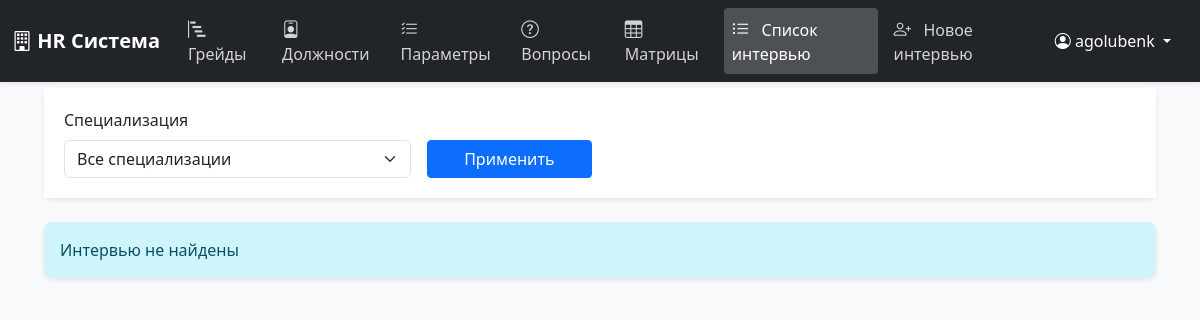
Before: /interviews/ (signed in) with the older database file.
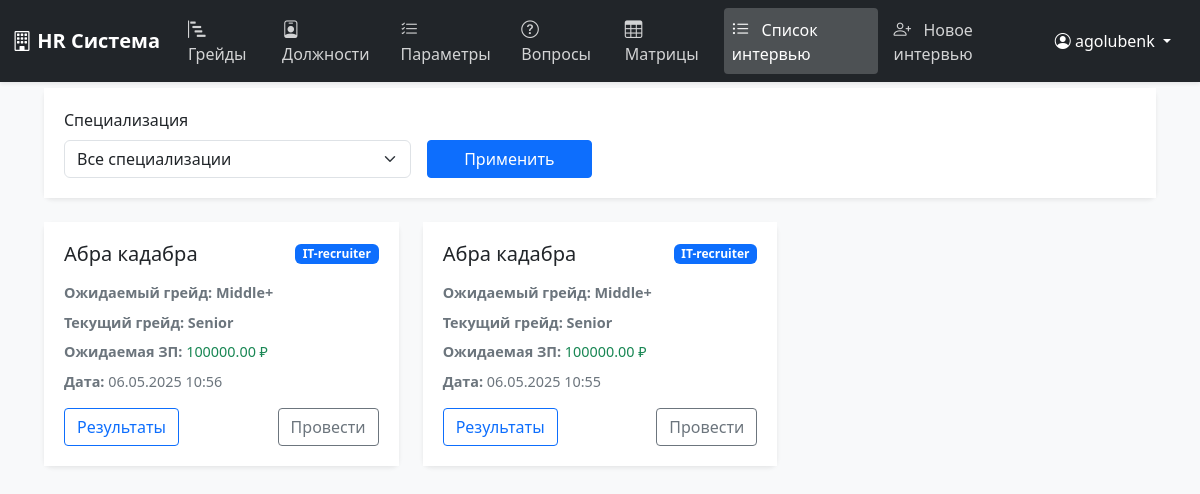
After: the same page with the newer database file.
### positions/models.py (models this page shows, shortened)
class Interview(models.Model):
    position = models.ForeignKey(Position, on_delete=models.CASCADE, verbose_name="Специализация")
    candidate_name = models.CharField(max_length=255, verbose_name="ФИО кандидата")
    expected_grade = models.ForeignKey(Grade, on_delete=models.SET_NULL, null=True, related_name='expected_interviews', verbose_name="Ожидаемый грейд")
    expected_salary = models.DecimalField(max_digits=10, decimal_places=2, verbose_name="Ожидаемая ЗП")
    current_grade = models.ForeignKey(Grade, on_delete=models.SET_NULL, null=True, blank=True, related_name='current_interviews', verbose_name="Текущий грейд")
    general_notes = models.TextField(blank=True, verbose_name="Общие заметки")
    created_at = models.DateTimeField(auto_now_add=True, verbose_name="Дата создания")
    updated_at = models.DateTimeField(auto_now=True, verbose_name="Дата обновления")
    class Meta:
        verbose_name = "Интервью"
        verbose_name_plural = "Интервью"
        ordering = ['-created_at']

class Position(models.Model):
    name = models.CharField(max_length=100, unique=True, verbose_name='Название специализации')
    is_active = models.BooleanField(default=True, verbose_name='Активна')
    class Meta:
        verbose_name = 'Специализация'
        verbose_name_plural = 'Специализации'
        ordering = ['name']

class Grade(models.Model):
    name = models.CharField(max_length=100, verbose_name='Название грейда')
    positions = models.TextField(verbose_name='Должности', blank=True)
    order = models.IntegerField(verbose_name='Порядок', default=0)
    min_score = models.DecimalField(max_digits=5, decimal_places=2, verbose_name='Минимальный балл', default=0)
    max_score = models.DecimalField(max_digits=5, decimal_places=2, verbose_name='Максимальный балл', default=100)
    class Meta:
        verbose_name = 'Грейд'
        verbose_name_plural = 'Грейды'
        ordering = ['order']

### positions/views.py (the view)
# urls.py: path('interviews/', views.InterviewListView.as_view(), name='interview_list'),
class InterviewListView(LoginRequiredMixin, ListView):
    model = Interview
    template_name = 'positions/interview_list.html'
    context_object_name = 'interviews'
    paginate_by = 10
    def get_queryset(self):
        queryset = super().get_queryset()
        position_id = self.request.GET.get('position')
        if position_id:
            queryset = queryset.filter(position_id=position_id)
        return queryset.select_related('position', 'expected_grade', 'current_grade')
    def get_context_data(self, **kwargs):
        context = super().get_context_data(**kwargs)
        context['positions'] = Position.objects.all()
        context['selected_position'] = self.request.GET.get('position')
        return context

### templates/positions/interview_list.html (shortened to what this page needs)
{% extends 'positions/base.html' %}
{% block content %}
<div class="container-fluid">
    <div class="row filter-section">
        <div class="col-12">
            <div class="card">
                <div class="card-body">
                    <form method="get" class="row g-3 align-items-end">
                        <div class="col-md-4">
                            <label for="position" class="form-label">Специализация</label>
                            <select name="position" id="position" class="form-select">
                                <option value="">Все специализации</option>
                            </select>
                        </div>
                        <div class="col-md-2">
                            <button type="submit" class="btn btn-primary w-100">Применить</button>
                        </div>
                    </form>
                </div>
            </div>
        </div>
    </div>
    <div class="row">
        {% for interview in interviews %}
        <div class="col-md-6 col-lg-4">
            <div class="card interview-card">
                <div class="card-body">
                    <div class="interview-header mb-3">
                        <h5 class="card-title mb-0">{{ interview.candidate_name }}</h5>
                        <span class="badge bg-primary">{{ interview.position.name }}</span>
                    </div>
                    <div class="interview-meta mb-3">
                        <div class="mb-2">
                            <strong>Ожидаемый грейд:</strong>
                            <span class="interview-grade">{{ interview.expected_grade.name }}</span>
                        </div>
                        {% if interview.current_grade %}
                        <div class="mb-2">
                            <strong>Текущий грейд:</strong>
                            <span class="interview-grade">{{ interview.current_grade.name }}</span>
                        </div>
                        {% endif %}
                        <div class="mb-2">
                            <strong>Ожидаемая ЗП:</strong>
                            <span class="interview-salary">{{ interview.expected_salary }} ₽</span>
                        </div>
                        <div>
                            <strong>Дата:</strong>
                            {{ interview.created_at|date:"d.m.Y H:i" }}
                        </div>
                    </div>
                    <div class="d-flex justify-content-between">
                        <a href="{% url 'positions:interview_result' interview.pk %}" class="btn btn-outline-primary">
                            Результаты
                        </a>
                        <a href="{% url 'positions:interview_conduct' interview.pk %}" class="btn btn-outline-secondary">
                            Провести
                        </a>
                    </div>
                </div>
            </div>
        </div>
        {% empty %}
        <div class="col-12">
            <div class="alert alert-info">
                Интервью не найдены
            </div>
        </div>
        {% endfor %}
    </div>
</div>
{% endblock %}

Changed rows visible on the page:
added Interview: candidate_name "Абра кадабра", position.name "IT-recruiter", expected_grade.name "Middle+", current_grade.name "Senior", expected_salary "100000.00", created_at "06.05.2025 10:56"
added Interview: candidate_name "Абра кадабра", position.name "IT-recruiter", expected_grade.name "Middle+", current_grade.name "Senior", expected_salary "100000.00", created_at "06.05.2025 10:55"
Other visible differences:
text no longer shown: "Интервью не найдены"
